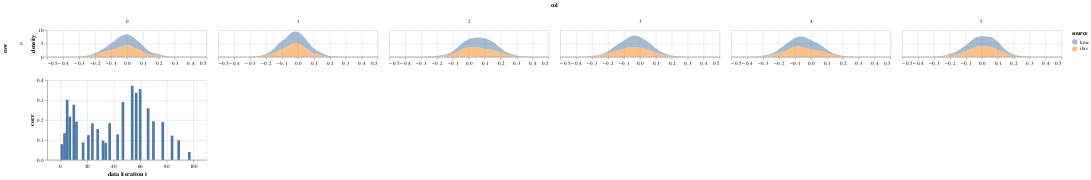

Notebook code cell kept with this figure:
### Code cell
param = 'alpha'
df = get_post_df(ps[param]) 
df['source'] = 'hmc'
df2 = get_post_df(particles.particles[param])
df2['source'] = 'ibis'

plot_density(pd.concat([df,df2]))&\
plot_correlations(ibis['jitter_corrs'][param], height = 150)

### Figure 1 — Vega-Lite specification as saved in the notebook (floating-point values rounded to 4 significant figures; data arrays with more than 128 entries replaced by an {"elided": "..."} marker saying what was removed)
{"config": {"view": {"continuousWidth": 400, "continuousHeight": 300}}, "vconcat": [{"data": {"name": "data-1ac2ad651782d546793ee0b7305eb53e"}, "mark": {"type": "area", "opacity": 0.5}, "encoding": {"color": {"type": "nominal", "field": "source"}, "column": {"type": "quantitative", "field": "col"}, "row": {"type": "quantitative", "field": "row"}, "x": {"type": "quantitative", "field": "value", "title": null}, "y": {"type": "quantitative", "field": "density"}}, "height": 50, "resolve": {"scale": {"x": "independent"}}, "transform": [{"fold": ["value"]}, {"density": "value", "groupby": ["cn", "row", "col", "source"]}], "width": 300}, {"data": {"name": "data-b49477aaae5db93f2892bb137902820b"}, "mark": "bar", "encoding": {"x": {"type": "quantitative", "field": "idx", "title": "data iteration t"}, "y": {"type": "quantitative", "field": "corr"}}, "height": 150, "width": 300}], "$schema": "https://vega.github.io/schema/vega-lite/v4.8.1.json", "datasets": {"data-1ac2ad651782d546793ee0b7305eb53e": {"elided": "9000 records"}, "data-b49477aaae5db93f2892bb137902820b": [{"corr": 0.0, "idx": 0}, {"corr": 0.07877, "idx": 1}, {"corr": 0.0, "idx": 2}, {"corr": 0.1337, "idx": 3}, {"corr": 0.0, "idx": 4}, {"corr": 0.3016, "idx": 5}, {"corr": 0.0, "idx": 6}, {"corr": 0.2179, "idx": 7}, {"corr": 0.0, "idx": 8}, {"corr": 0.0, "idx": 9}, {"corr": 0.2769, "idx": 10}, {"corr": 0.0, "idx": 11}, {"corr": 0.1918, "idx": 12}, {"corr": 0.0, "idx": 13}, {"corr": 0.0, "idx": 14}, {"corr": 0.0, "idx": 15}, {"corr": 0.0, "idx": 16}, {"corr": 0.08753, "idx": 17}, {"corr": 0.0, "idx": 18}, {"corr": 0.0, "idx": 19}, {"corr": 0.0, "idx": 20}, {"corr": 0.1244, "idx": 21}, {"corr": 0.0, "idx": 22}, {"corr": 0.0, "idx": 23}, {"corr": 0.1833, "idx": 24}, {"corr": 0.0, "idx": 25}, {"corr": 0.0, "idx": 26}, {"corr": 0.0, "idx": 27}, {"corr": 0.1546, "idx": 28}, {"corr": 0.0, "idx": 29}, {"corr": 0.0, "idx": 30}, {"corr": 0.0, "idx": 31}, {"corr": 0.09699, "idx": 32}, {"corr": 0.0, "idx": 33}, {"corr": 0.0859, "idx": 34}, {"corr": 0.0, "idx": 35}, {"corr": 0.0, "idx": 36}, {"corr": 0.1843, "idx": 37}, {"corr": 0.0, "idx": 38}, {"corr": 0.0, "idx": 39}, {"corr": 0.0, "idx": 40}, {"corr": 0.0, "idx": 41}, {"corr": 0.0, "idx": 42}, {"corr": 0.1277, "idx": 43}, {"corr": 0.0, "idx": 44}, {"corr": 0.0, "idx": 45}, {"corr": 0.0, "idx": 46}, {"corr": 0.2911, "idx": 47}, {"corr": 0.0, "idx": 48}, {"corr": 0.0, "idx": 49}, {"corr": 0.0, "idx": 50}, {"corr": 0.0, "idx": 51}, {"corr": 0.0, "idx": 52}, {"corr": 0.0, "idx": 53}, {"corr": 0.3717, "idx": 54}, {"corr": 0.0, "idx": 55}, {"corr": 0.0, "idx": 56}, {"corr": 0.3363, "idx": 57}, {"corr": 0.0, "idx": 58}, {"corr": 0.0, "idx": 59}, {"corr": 0.3547, "idx": 60}, {"corr": 0.0, "idx": 61}, {"corr": 0.0, "idx": 62}, {"corr": 0.0, "idx": 63}, {"corr": 0.0, "idx": 64}, {"corr": 0.0, "idx": 65}, {"corr": 0.2587, "idx": 66}, {"corr": 0.0, "idx": 67}, {"corr": 0.0, "idx": 68}, {"corr": 0.0, "idx": 69}, {"corr": 0.1936, "idx": 70}, {"corr": 0.0, "idx": 71}, {"corr": 0.0, "idx": 72}, {"corr": 0.0, "idx": 73}, {"corr": 0.0, "idx": 74}, {"corr": 0.0, "idx": 75}, {"corr": 0.0, "idx": 76}, {"corr": 0.1897, "idx": 77}, {"corr": 0.0, "idx": 78}, {"corr": 0.0, "idx": 79}, {"corr": 0.0, "idx": 80}, {"corr": 0.0, "idx": 81}, {"corr": 0.0, "idx": 82}, {"corr": 0.0, "idx": 83}, {"corr": 0.1214, "idx": 84}, {"corr": 0.0, "idx": 85}, {"corr": 0.0, "idx": 86}, {"corr": 0.0, "idx": 87}, {"corr": 0.0, "idx": 88}, {"corr": 0.09833, "idx": 89}, {"corr": 0.0, "idx": 90}, {"corr": 0.0, "idx": 91}, {"corr": 0.0, "idx": 92}, {"corr": 0.0, "idx": 93}, {"corr": 0.0, "idx": 94}, {"corr": 0.0, "idx": 95}, {"corr": 0.0, "idx": 96}, {"corr": 0.03995, "idx": 97}, {"corr": 0.0, "idx": 98}, {"corr": 0.0, "idx": 99}]}}
